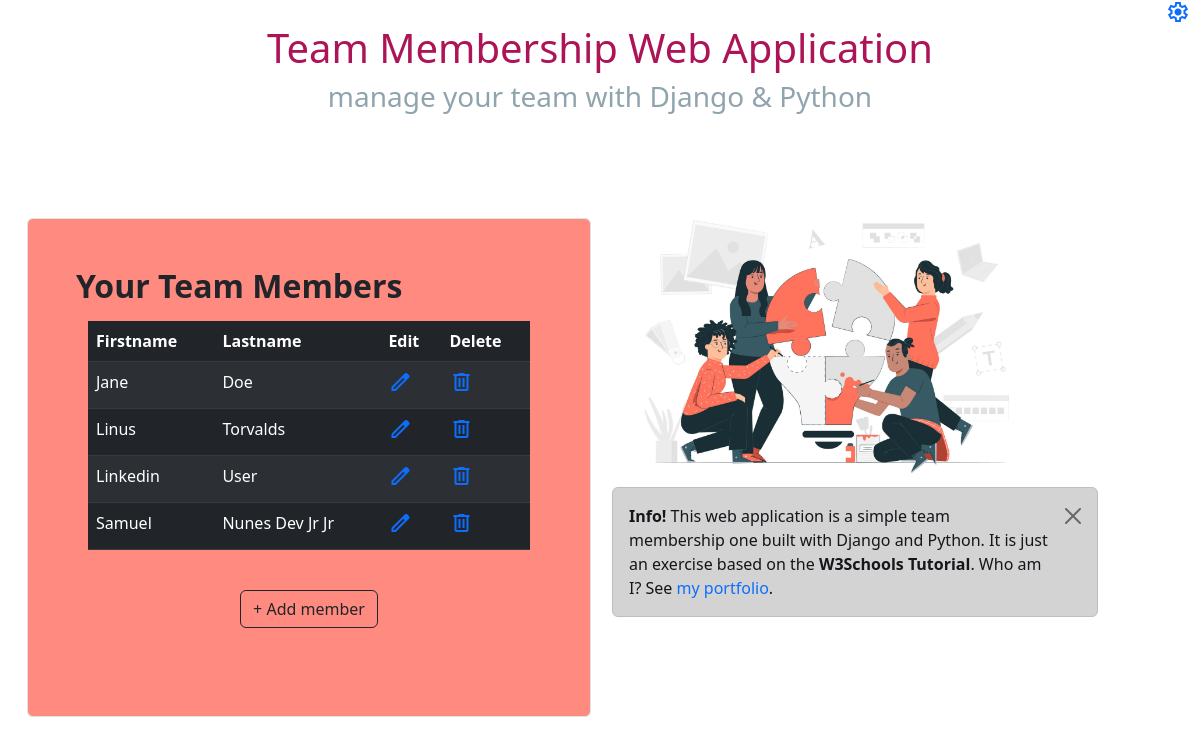
The page /members/ on the database its author committed.
### members/models.py (models this page shows)
class Members(models.Model):
  firstname = models.CharField(max_length=255)
  lastname = models.CharField(max_length=255)

### members/views.py (the view)
# urls.py: path('', index,name='index'),
def index(request):
  mymembers = Members.objects.all().values()
  template = loader.get_template('members/index.html')
  context = {
    'mymembers': mymembers,
  }
  return HttpResponse(template.render(context, request))

### members/templates/members/index.html (shortened to what this page needs)
{% load static %}
<!DOCTYPE html>
<html lang="en">
<head>
    {% include './extends/head_ext.html' %}
</head>
<body>
{% include './extends/header_ext.html' %}
<div class="row">
  <div class="col-sm-6 p-4" >
    <div id='options' class="container p-5 my-5 text-dark border border-1 rounded">
        <h2><b>Your Team Members </b></h2>
 <div class="container mt-3">
      <table class="table table-dark table-striped">
            <thead>
              <tr>
                <th>Firstname</th>
                <th>Lastname</th>
                  <th>Edit</th>
                  <th>Delete</th>
              </tr>
            </thead>
            <tbody>
        {% for x in mymembers %}
        <tr>
            <td>{{ x.firstname }}</td>
            <td>{{ x.lastname }}</td>
            <td>
                <a href="update/{{ x.id }}">
                    <span id="ico" class="material-symbols-outlined">
                    </span>
                </a>
            </td>
            <td>
                <a href="delete/{{ x.id }}">
                    <span id="ico" class="material-symbols-outlined">
                    </span>
                </a>
            </td>
          </tr>
        {% endfor %}
     </tbody>
  </table>
</div>
    <center>
        <p>
            <br>
        <a href="add/" class="btn btn-outline-dark" >+ Add member</a>
        </p>
        <br>
    </center>
    </div>
  </div>
  <div class="col-sm-5">
      {% include './extends/img_ext.html' %}
      {% include './extends/info_ext.html' %}
  </div>
</div>
</body>
</html>

### members/templates/members/extends/head_ext.html (shortened to what this page needs)
{% load static %}
    <link rel="stylesheet" href="{% static 'members/mystyles.css' %}">
    <link href="https://cdn.jsdelivr.net/npm/bootstrap@5.2.1/dist/css/bootstrap.min.css" rel="stylesheet">

### members/templates/members/extends/header_ext.html (shortened to what this page needs)
<div class="container-fluid">
    <a href="http://127.0.0.1:8000/admin/">
      <span id="admin"
            class="material-symbols-outlined"
            data-bs-toggle="tooltip"
            title="Go to Admin Panel">
      </span>
    </a>
</div>
<div class="container-fluid p-4 text-center">
    <p class="h1">Team Membership Web Application</p>
    <p class="h3">manage your team with Django & Python</p>
</div>

### members/templates/members/extends/img_ext.html
{% load static %}
<img id="mainimg" src="{% static 'members/team.jpg' %}" />

### members/templates/members/extends/info_ext.html
    <div class="alert alert-dark alert-dismissible">
          <button type="button" class="btn-close" data-bs-dismiss="alert"></button>
           <strong>Info!</strong> This web application is a simple team membership one built with Django and Python. It is just an exercise based on the <b>W3Schools Tutorial</b>. Who am I? See <a href="https://www.pauloandrade.dev.br" target="_blank">my portfolio</a>.
    </div>

### members/static/members/mystyles.css (style rules this page uses)
body { background-color: #C43EAF; }
a:link { text-decoration: none; }
.h1 { color: #ad1457; }
.h3 { color: #90a4ae; }
#options { background-color: #ff8a80 ; margin-left: 15px; height: 1024px%; }
#mainimg { margin-top: 50px; width: 90%; height: auto; }
#ico { fill: white; }
#admin { overflow: hidden; position: fixed; top: 10; right: 10px; }

### rows shown on the page
Members: firstname "Jane", lastname "Doe"
Members: firstname "Linus", lastname "Torvalds"
Members: firstname "Linkedin", lastname "User"
Members: firstname "Samuel", lastname "Nunes Dev Jr Jr"
